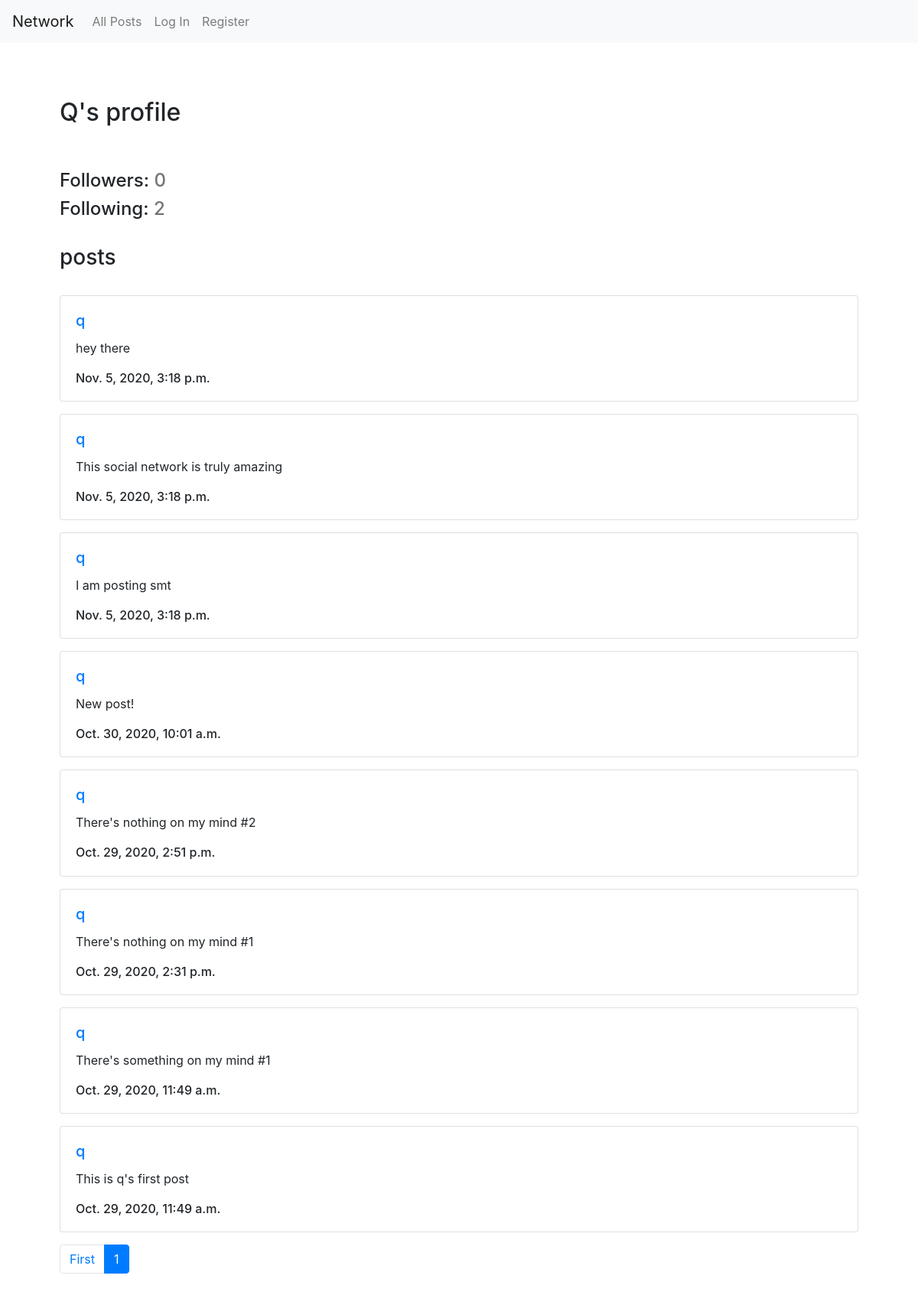
The page /user/2 on the database as committed earlier.
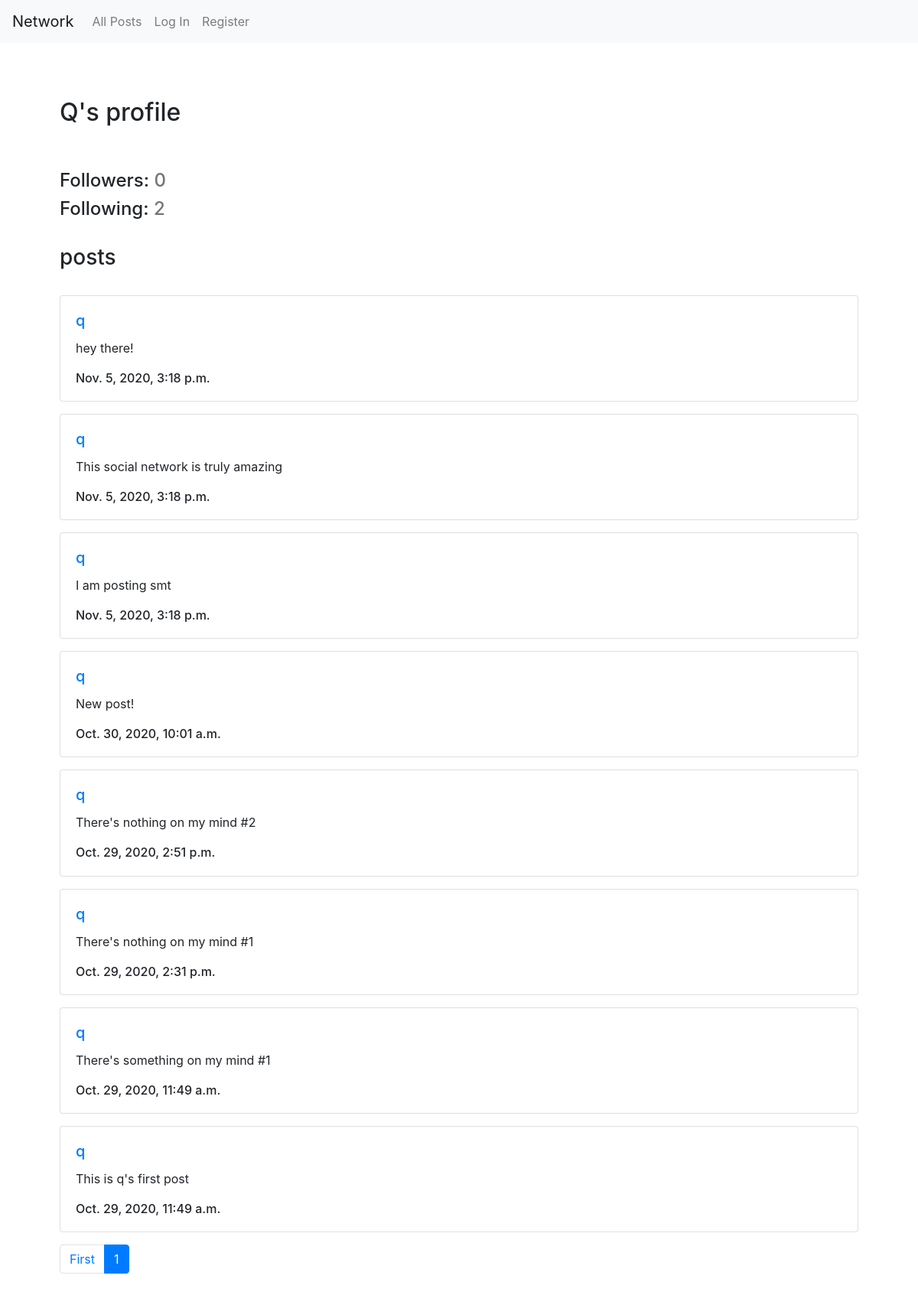
The same page on the database as committed later.
### network/models.py (models this page shows, shortened)
class Post(models.Model):
    user = models.ForeignKey(User, on_delete=models.CASCADE, related_name='post_user')
    content = models.CharField(max_length=600)
    date_created = models.DateTimeField(default=timezone.now)

class User(AbstractUser):
    def follow(self, follow_user):
        try:
            Follow_user.objects.get(user=self, follow=unfollow_user)
        except:
            Follow_user.objects.create(user=self, follow=follow_user)

### network/views.py (the view)
# urls.py: path("user/<int:id>", views.user_profile_view, name="user_profile"),
def user_profile_view(request, id):
    data = get_profile(request, id)
    data['posts'] = paginate(request, data['posts'], 10)
    if request.method == 'POST':
        if request.POST['follow']:
            request.user.follow(data['user'])
        else:
            request.user.unfollow(data['user'])
        data = get_profile(request, id)
        data['posts'] = paginate(request, data['posts'], 10)
        return render(request, 'network/user.html', data)
    else:
        return render(request, 'network/user.html', data)

### network/logic.py (called while the page is built)
def get_profile(request, id):
    target_user = User.objects.get(pk=id)
    target_followers = target_user.followers.count()
    target_following = target_user.following.count()
    posts = Post.objects.filter(user=target_user).order_by('-date_created')
    try:
        Follow_user.objects.get(user=request.user, follow=target_user)
        following_btn = False
    except:
        following_btn = True
    return {
        'followers' : target_followers,
        'following' : target_following,
        'posts' : posts,
        'username' : target_user.username.capitalize(),
        'user_name' : request.user.username.capitalize(),
        'self_profile' : request.user == target_user,
        'following_btn' : following_btn
    }

def paginate(request, data, amount):
    paginator = Paginator(data, amount)
    page_number = request.GET.get('page')
    page_obj = paginator.get_page(page_number)
    return page_obj

### network/templates/network/user.html (shortened to what this page needs)
{% extends "network/layout.html" %}
{% load static %}
{% block body %}
<br>
<div class="container p-5">
    <div id="animate">
        <h2 id="profile_txt">{{username}}'s profile</h2><br>
    </div><br>
    <h4>Followers: <span style="color: rgb(117, 117, 117);"> {{ followers }}</span></h4>
    <h4>
        Following: <span style="color: rgb(117, 117, 117);">{{ following }}</span>
    </h4><br>
    <h3>posts</h3><br>
        {% for post in posts %}
        <div class="card mb-3">
            <div class="card-body">
                <h5 class="card-title">
                    <a href="{% url 'user_profile' id=post.user.id %}" id="user">{{ post.user }}</a>
                </h5>
                <div class="card-text" id="post_content">{{ post.content }}</div><br>
                <h6 class="card-subtitle">{{ post.date_created }}</h6>
            </div>
        </div>
        {% endfor %}
        <nav aria-label="...">
            <ul class="pagination">
                <li class="page-item">
                    <a class="page-link" href="?page=1" tabindex="-1" aria-disabled="true">First</a>
                </li>
                <li class="page-item active" aria-current="page">
                    <a class="page-link" href="?page={{ posts.number }}">{{ posts.number }} <span class="sr-only">(current)</span></a>
                </li>
                </ul>
          </nav>
</div>
{% endblock %}

### network/templates/network/layout.html (shortened to what this page needs)
{% load static %}
<!DOCTYPE html>
<html lang="en">
    <head>
        <link rel="stylesheet" href="https://stackpath.bootstrapcdn.com/bootstrap/4.4.1/css/bootstrap.min.css">
        <link href="{% static 'network/styles.css' %}" rel="stylesheet">
    </head>
    <body>
        <nav class="navbar navbar-expand-lg navbar-light bg-light">
            <a class="navbar-brand" href="{% url 'index' %}">Network</a>
            <div>
              <ul class="navbar-nav mr-auto">
                <li class="nav-item">
                  <a class="nav-link" href="{% url 'index' %}">All Posts</a>
                </li>
                {% if user.is_authenticated %}
                    <li class="nav-item">
                        <a class="nav-link" href="{% url 'following_posts' %}">Following</a>
                    </li>
                    <li class="nav-item">
                        <a class="nav-link" href="{% url 'logout' %}">Log Out</a>
                    </li>
                {% else %}
                    <li class="nav-item">
                        <a class="nav-link" href="{% url 'login' %}">Log In</a>
                    </li>
                    <li class="nav-item">
                        <a class="nav-link" href="{% url 'register' %}">Register</a>
                    </li>
                {% endif %}
              </ul>
            </div>
          </nav>
        <div class="body">
            {% block body %}
            {% endblock %}
        </div>
    </body>
</html>

### network/static/network/styles.css (style rules this page uses)
#animate { -webkit-animation-name: slide; animation-name: slide; -webkit-animation-duration: 1.2s; animation-duration: 1.2s; -webkit-animation-fill-mode: forwards; animation-fill-mode: forwards; }
#profile_txt { -webkit-animation-name: grow_txt; animation-name: grow_txt; -webkit-animation-duration: 1.2s; animation-duration: 1.2s; -webkit-animation-fill-mode: forwards; animation-fill-mode: forwards; }

Rows that differ between the two databases and show on the page:
changed Post: content "hey there" → "hey there!"
